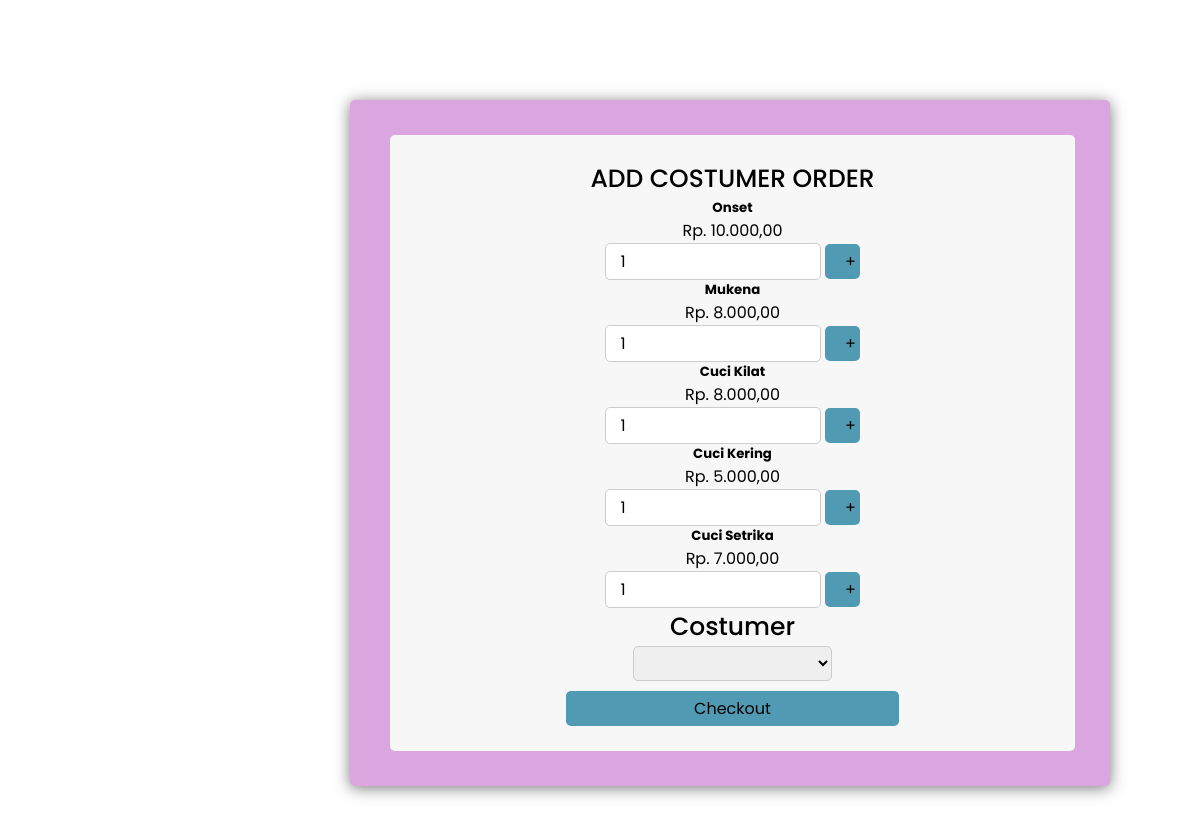
Page /coba.php on the committed database.
### tables this page shows
CREATE TABLE `paket` (
  `id_paket` int(11) NOT NULL,
  `nama_paket` varchar(100) NOT NULL,
  `jenis` enum('Kg','Pcs') NOT NULL,
  `harga` int(11) NOT NULL,
  `img` varchar(100) NOT NULL
);

### coba.php (the view, shortened to what this page needs)
<!DOCTYPE html>
<html lang="en">
<head>
    <link rel="stylesheet" href="css/coba.css">
</head>
<body>
    <div class="order">
        <div class="order-1">
            <div class="card">
            <div class="title">ADD COSTUMER ORDER</div>
     <?php
                include "koneksi.php";
                $qry_paket=mysqli_query($conn,"select * from paket");
                while($data_paket=mysqli_fetch_array($qry_paket)){
            ?>
                <form action="proses_add_order.php" method="post">
                    <div class="card-bdy">
                        <h5 class="card-title"><?=$data_paket['nama_paket']?></h5>
                        <p class="card-text">
                            <?php
                                echo "Rp. ".number_format($data_paket['harga'], 2, ',', '.')."";
                            ?>
                        </p>
                        <input class = "jml" type="number" min = "1" value = "1" name = "jml_beli">
                        <span><input class = "button" type="submit" value = "+"></span>
                    </div>
                </form>
            <?php
                }
            ?>
            </div>
        <div class="costumer">
            <div class="cart">
            <div class="title">Costumer</div>
            <form action="checkout.php" methos="POST">
                <div class="member">
                <select name="id_user" id="">
                    <option value=""></option>
                    <?php
                    include "koneksi.php";
                    $qry_member=mysqli_query($conn, "SELECT * FROM member");
                    $no=0;
                    while($data_member=mysqli_fetch_array($qry_member)){
                        $no++;
                    ?>
                    <option value="<?=$data_member['id_member']?>"><?=$no?> - <?=$data_member['nama_member']?></option>
                    <?php
                    }
                    ?>
                </select>
                </div>
                <input type="submit" value="Checkout" class="button_checkout">
            </form>
        </div>
        </div>
        </div>
    </div>
</body>
</html>

### css/coba.css (style rules this page uses)
* { margin: 0; padding: 0; font-family: 'Poppins', sans-serif; }
.order { margin: 100px 350px; max-width: 700px; width: 100%; background: #dba5df; padding: 25px 30px; border-radius: 5px; text-align: center; box-shadow: 0 2px 15px rgba(64,64,64,.7); border-collapse: collapse; border-spacing: 0; overflow: hidden; }
.order-1 { margin: 10px; max-width: 700px; width: 95%; background: #f7f7f7; padding: 25px 10px; border-radius: 5px; text-align: center; border-collapse: collapse; border-spacing: 0; overflow: hidden; }
.order .title { font-size: 25px; font-weight: 500; position: relative; }
.card .card-bdy input { height: 35px; width: 30%; outline: none; border-radius: 5px; border: 1px solid #ccc; padding-left: 15px; font-size: 16px; border-bottom width: 2px; transition: all 0.3s ease; }
.card span .button { height: 35px; width: 35px; outline: none; background: rgb(81, 154, 179); border-radius: 5px; border: 1px #ccc; font-size: 16px; border-bottom width: 2px; transition: all 0.3s ease; }
.cart .member select { height: 35px; width: 30%; outline: none; border-radius: 5px; border: 1px solid #ccc; padding-left: 15px; font-size: 16px; border-bottom width: 2px; transition: all 0.3s ease; }
.cart .button_checkout { height: 35px; width: 50%; margin-top: 10px; padding-top: 0px; outline: none; background: rgb(81, 154, 179); border-radius: 5px; border: 1px #ccc; font-size: 16px; border-bottom width: 2px; transition: all 0.3s ease; }

### rows in the picture
paket: nama_paket "Onset", harga "10.000,00"
paket: nama_paket "Mukena", harga "8.000,00"
paket: nama_paket "Cuci Kilat", harga "8.000,00"
paket: nama_paket "Cuci Kering", harga "5.000,00"
paket: nama_paket "Cuci Setrika", harga "7.000,00"
